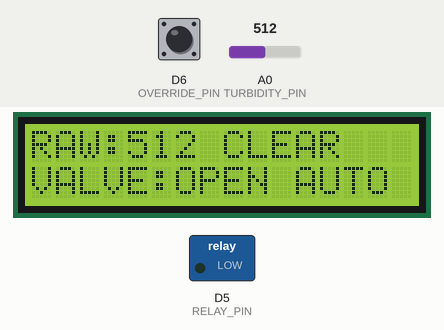
This sketch was run on a simulated ESP8266 (NodeMCU). Shown: 16×2 character LCD, switched loads named in the sketch (green lamp = pin HIGH). The inputs (shaded band) are chosen by the test bench; at power-on: A0 (TURBIDITY_PIN) = 512, D6 (OVERRIDE_PIN) HIGH. WiFi joins after 1.5 s; servers stay silent unless stated; uploads are accepted with an empty reply; what the sketch prints to the serial monitor is not drawn.

Above: at 7.2 s.
7.3 s: A0 (TURBIDITY_PIN) set to 465
At 9.1 s:
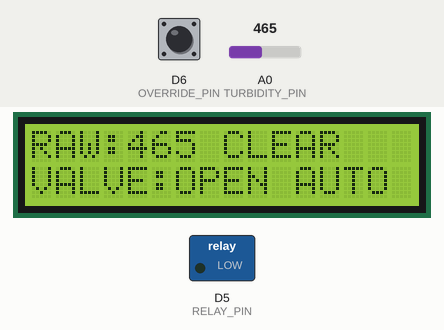
10.0 s: A0 (TURBIDITY_PIN) set to 438
At 11.7 s:
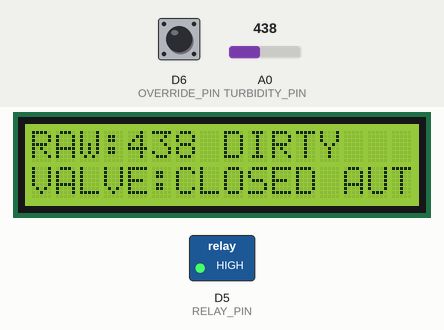
12.0 s: D6 (OVERRIDE_PIN) pulled LOW for 0.15 s
At 12.6 s:
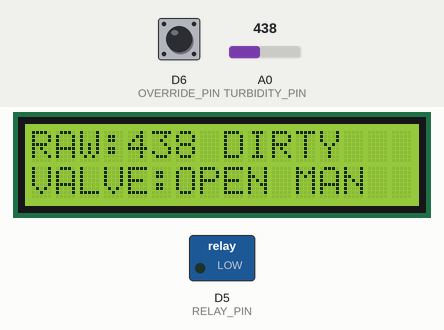
12.7 s: A0 (TURBIDITY_PIN) set to 460
At 14.7 s:
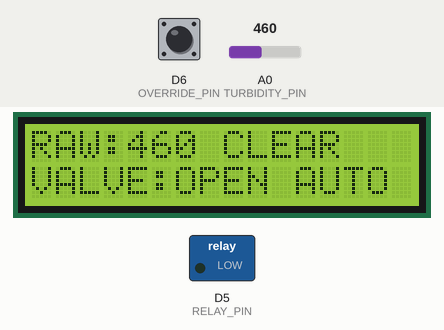
15.0 s: D6 (OVERRIDE_PIN) pulled LOW for 1 s
At 16.3 s:
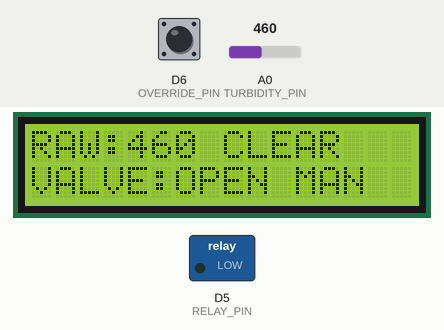
18.0 s: D6 (OVERRIDE_PIN) pulled LOW for 3.2 s
Timing chart, 0 to 21.0 s (numbered marks = the images above; inputs shaded):
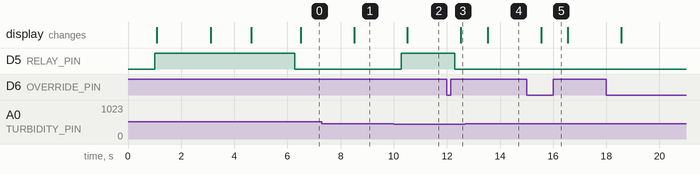

Measured:
- the behaviour switches between 450 and 449 on A0 (TURBIDITY_PIN) (found by bisection; images 1 and 2)
- after the input at 7.3 s, the display: changes after 1.2 s (image 1)
- after the input at 10.0 s, D5 (RELAY_PIN): LOW → HIGH after 0.29 s; the display: changes after 0.52 s (image 2)
- after the input at 12.0 s, D5 (RELAY_PIN): HIGH → LOW after 0.30 s; the display: changes after 0.53 s (image 3)
- after the input at 12.7 s, D5 (RELAY_PIN): stays LOW (without the input it goes to HIGH after 0.60 s); the display: changes after 0.84 s (image 4)
- after the input at 15.0 s, the display: changes after 0.55 s (image 5)

The sketch:

WaterQuality.ino
```cpp
#include <ESP8266WiFi.h>
#include <ESP8266HTTPClient.h>
#include <WiFiClientSecure.h>
#include <ArduinoJson.h>
#include <Wire.h>
#include <LiquidCrystal_I2C.h>

#include "secrets.h"

LiquidCrystal_I2C lcd(0x27, 16, 2);


const String FIREBASE_DATABASE_URL =
    "https://water-quality-monitoring-94502-default-rtdb.asia-southeast1.firebasedatabase.app";

String firebaseIdToken = "";
String firebaseUid = "";

unsigned long lastFirebaseLogin = 0;
unsigned long lastFirebaseUpdate = 0;

// Re-login before token expires
const unsigned long TOKEN_REFRESH_INTERVAL =
    50UL * 60UL * 1000UL;

// Firebase update every 1 second
const unsigned long FIREBASE_INTERVAL = 1000;


#define TURBIDITY_PIN A0
#define RELAY_PIN D5
#define OVERRIDE_PIN D6

#define CLEAN_THRESHOLD 450

#define RELAY_ON LOW
#define RELAY_OFF HIGH


bool appOverride = false;
bool relayState = false;

String waterStatus = "UNKNOWN";
String controlMode = "AUTO";


void connectWiFi()
{
  if (WiFi.status() == WL_CONNECTED)
  {
    return;
  }

  Serial.println();
  Serial.println("Connecting to WiFi...");

  lcd.clear();
  lcd.setCursor(0, 0);
  lcd.print("Connecting WiFi");

  WiFi.mode(WIFI_STA);

  WiFi.begin(
      WIFI_SSID,
      WIFI_PASSWORD);

  int attempts = 0;

  while (
      WiFi.status() != WL_CONNECTED &&
      attempts < 40)
  {
    delay(500);

    Serial.print(".");

    attempts++;
  }

  Serial.println();

  if (WiFi.status() == WL_CONNECTED)
  {
    Serial.println("WiFi Connected!");

    Serial.print("IP Address: ");
    Serial.println(WiFi.localIP());

    lcd.clear();

    lcd.setCursor(0, 0);
    lcd.print("WiFi Connected");

    lcd.setCursor(0, 1);
    lcd.print(WiFi.localIP());

    delay(1200);
  }
  else
  {
    Serial.println("WiFi Connection Failed!");

    lcd.clear();

    lcd.setCursor(0, 0);
    lcd.print("WiFi Failed");

    delay(1500);
  }
}

bool firebaseSignIn()
{
  if (WiFi.status() != WL_CONNECTED)
  {
    return false;
  }

  Serial.println();
  Serial.println("Firebase Login...");

  WiFiClientSecure client;

  client.setInsecure();

  HTTPClient http;

  String url =
      "https://identitytoolkit.googleapis.com/v1/accounts:signInWithPassword?key=" +
      String(FIREBASE_API_KEY);

  if (!http.begin(client, url))
  {
    Serial.println("Firebase Auth connection failed");

    return false;
  }

  http.addHeader(
      "Content-Type",
      "application/json");

  DynamicJsonDocument requestDoc(512);

  requestDoc["email"] =
      FIREBASE_USER_EMAIL;

  requestDoc["password"] =
      FIREBASE_USER_PASSWORD;

  requestDoc["returnSecureToken"] =
      true;

  String requestBody;

  serializeJson(
      requestDoc,
      requestBody);

  int httpCode =
      http.POST(requestBody);

  String response =
      http.getString();

  Serial.print("Firebase Auth HTTP Code: ");
  Serial.println(httpCode);

  if (httpCode == 200)
  {
    DynamicJsonDocument responseDoc(6144);

    DeserializationError error =
        deserializeJson(
            responseDoc,
            response);

    if (error)
    {
      Serial.print("JSON Error: ");
      Serial.println(error.c_str());

      http.end();

      return false;
    }

    firebaseIdToken =
        responseDoc["idToken"]
            .as<String>();

    firebaseUid =
        responseDoc["localId"]
            .as<String>();

    lastFirebaseLogin =
        millis();

    Serial.println("Firebase Login Success!");

    Serial.print("Firebase UID: ");
    Serial.println(firebaseUid);

    lcd.clear();

    lcd.setCursor(0, 0);
    lcd.print("Firebase Ready");

    lcd.setCursor(0, 1);
    lcd.print("User Connected");

    delay(1200);

    http.end();

    return true;
  }

  Serial.println("Firebase Login Failed!");

  Serial.println(response);

  lcd.clear();

  lcd.setCursor(0, 0);
  lcd.print("Firebase Error");

  http.end();

  return false;
}


bool ensureFirebaseAuth()
{
  if (
      firebaseIdToken.length() == 0 ||
      firebaseUid.length() == 0)
  {
    return firebaseSignIn();
  }

  if (
      millis() - lastFirebaseLogin >=
      TOKEN_REFRESH_INTERVAL)
  {
    Serial.println("Refreshing Firebase Login...");

    firebaseIdToken = "";
    firebaseUid = "";

    return firebaseSignIn();
  }

  return true;
}


void readAppOverride()
{
  if (!ensureFirebaseAuth())
  {
    return;
  }

  if (WiFi.status() != WL_CONNECTED)
  {
    return;
  }

  WiFiClientSecure client;

  client.setInsecure();

  HTTPClient http;

  String url =
      FIREBASE_DATABASE_URL +
      "/users/" +
      firebaseUid +
      "/sensor/manualOverride.json?auth=" +
      firebaseIdToken;

  if (!http.begin(client, url))
  {
    return;
  }

  int httpCode =
      http.GET();

  String response =
      http.getString();

  if (httpCode == 200)
  {
    response.trim();

    appOverride =
        response == "true";
  }
  else
  {
    Serial.print("Override GET Error: ");
    Serial.println(httpCode);

    if (
        httpCode == 401 ||
        httpCode == 403)
    {
      firebaseIdToken = "";
      firebaseUid = "";
    }
  }

  http.end();
}


int readTurbidity()
{
  long sum = 0;

  // Average 10 readings for stable value
  for (int i = 0; i < 10; i++)
  {
    sum += analogRead(
        TURBIDITY_PIN);

    delay(3);
  }

  return sum / 10;
}


void controlValve(
    int turbidity,
    bool physicalOverride)
{


  if (turbidity >= CLEAN_THRESHOLD)
  {
    waterStatus = "CLEAR";
  }
  else
  {
    waterStatus = "DIRTY";
  }


  if (physicalOverride)
  {
    digitalWrite(
        RELAY_PIN,
        RELAY_ON);

    relayState = true;

    controlMode =
        "PHYSICAL_OVERRIDE";

    return;
  }


  if (appOverride)
  {
    digitalWrite(
        RELAY_PIN,
        RELAY_ON);

    relayState = true;

    controlMode =
        "APP_OVERRIDE";

    return;
  }


  controlMode = "AUTO";

  if (waterStatus == "CLEAR")
  {
    digitalWrite(
        RELAY_PIN,
        RELAY_ON);

    relayState = true;
  }
  else
  {
    digitalWrite(
        RELAY_PIN,
        RELAY_OFF);

    relayState = false;
  }
}


void uploadSensorData(
    int turbidity,
    bool physicalOverride)
{
  if (!ensureFirebaseAuth())
  {
    return;
  }

  if (WiFi.status() != WL_CONNECTED)
  {
    return;
  }

  WiFiClientSecure client;

  client.setInsecure();

  HTTPClient http;

  String url =
      FIREBASE_DATABASE_URL +
      "/users/" +
      firebaseUid +
      "/sensor.json?auth=" +
      firebaseIdToken;

  if (!http.begin(client, url))
  {
    return;
  }

  http.addHeader(
      "Content-Type",
      "application/json");

  DynamicJsonDocument doc(1024);

  doc["turbidity"] =
      turbidity;

  doc["waterStatus"] =
      waterStatus;

  doc["valve"] =
      relayState
          ? "OPEN"
          : "CLOSED";

  doc["deviceStatus"] =
      "ONLINE";

  doc["manualButton"] =
      physicalOverride;

  doc["controlMode"] =
      controlMode;


  String payload;

  serializeJson(
      doc,
      payload);

  int httpCode =
      http.sendRequest(
          "PATCH",
          payload);

  String response =
      http.getString();

  if (
      httpCode == 200 ||
      httpCode == 204)
  {
    Serial.println("Firebase Updated");
  }
  else
  {
    Serial.print("Firebase PATCH Error: ");
    Serial.println(httpCode);

    Serial.println(response);

    if (
        httpCode == 401 ||
        httpCode == 403)
    {
      firebaseIdToken = "";
      firebaseUid = "";
    }
  }

  http.end();
}


void updateLCD(
    int turbidity)
{
  lcd.clear();


  lcd.setCursor(0, 0);

  lcd.print("RAW:");
  lcd.print(turbidity);
  lcd.print(" ");

  if (waterStatus == "CLEAR")
  {
    lcd.print("CLEAR");
  }
  else
  {
    lcd.print("DIRTY");
  }


  lcd.setCursor(0, 1);

  lcd.print("VALVE:");

  if (relayState)
  {
    lcd.print("OPEN");
  }
  else
  {
    lcd.print("CLOSED");
  }

  if (controlMode == "AUTO")
  {
    lcd.print(" AUTO");
  }
  else if (controlMode == "APP_OVERRIDE")
  {
    lcd.print(" APP");
  }
  else if (controlMode == "PHYSICAL_OVERRIDE")
  {
    lcd.print(" MAN");
  }
}


void printDebug(
    int turbidity,
    bool physicalOverride)
{
  Serial.println("-------------------------");

  Serial.print("Turbidity: ");
  Serial.println(turbidity);

  Serial.print("Water: ");
  Serial.println(waterStatus);

  Serial.print("Valve: ");

  Serial.println(
      relayState
          ? "OPEN"
          : "CLOSED");

  Serial.print("Physical Override: ");

  Serial.println(
      physicalOverride
          ? "TRUE"
          : "FALSE");

  Serial.print("App Override: ");

  Serial.println(
      appOverride
          ? "TRUE"
          : "FALSE");

  Serial.print("Mode: ");
  Serial.println(controlMode);

  Serial.println("-------------------------");
}


void setup()
{
  Serial.begin(115200);

  delay(1000);


  pinMode(
      RELAY_PIN,
      OUTPUT);

  pinMode(
      OVERRIDE_PIN,
      INPUT_PULLUP);

  // Safety:
  // Keep valve OFF during startup
  digitalWrite(
      RELAY_PIN,
      RELAY_OFF);


  Wire.begin(
      D2,
      D1);

  // Your installed LCD library uses begin()
  lcd.begin();

  lcd.backlight();

  lcd.clear();

  lcd.setCursor(0, 0);
  lcd.print("Water Quality");

  lcd.setCursor(0, 1);
  lcd.print("Starting...");

  delay(2000);


  connectWiFi();


  if (
      WiFi.status() ==
      WL_CONNECTED)
  {
    firebaseSignIn();
  }
}


void loop()
{


  if (
      WiFi.status() !=
      WL_CONNECTED)
  {
    connectWiFi();
  }


  int turbidity =
      readTurbidity();


  bool physicalOverride =
      digitalRead(
          OVERRIDE_PIN) == LOW;


  if (
      millis() -
          lastFirebaseUpdate >=
      FIREBASE_INTERVAL)
  {
    lastFirebaseUpdate =
        millis();

    // 1. Read command from Flutter app
    readAppOverride();

    // 2. Decide water status + control valve
    controlValve(
        turbidity,
        physicalOverride);

    // 3. Send final result to Firebase
    uploadSensorData(
        turbidity,
        physicalOverride);

    // 4. Update LCD
    updateLCD(
        turbidity);

    // 5. Serial Monitor
    printDebug(
        turbidity,
        physicalOverride);
  }

  delay(20);
}
```

secrets.h
```cpp
#ifndef SECRETS_H
#define SECRETS_H

// WiFi
#define WIFI_SSID "Uma"
#define WIFI_PASSWORD "Kaushalya2004"

// Firebase Web API Key
#define FIREBASE_API_KEY "AIzaSyAQjXpBbn1kh4Uq_NAsZxWvkMEus9nSIBM"

// Same Firebase account used in Flutter app
#define FIREBASE_USER_EMAIL "kaushalyawelagamage@gmail.com"
#define FIREBASE_USER_PASSWORD "123456"

#endif
```
